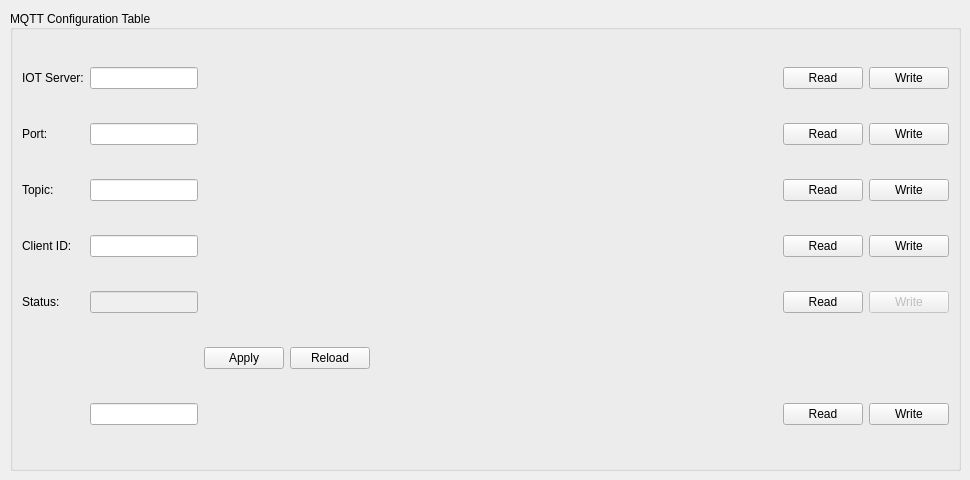
    <widget class="QWidget" name="PID_2">
     <property name="contextMenuPolicy">
      <enum>Qt::CustomContextMenu</enum>
     </property>
     <attribute name="title">
      <string>MQTT</string>
     </attribute>
     <widget class="QGroupBox" name="groupBox_14">
      <property name="geometry">
       <rect>
        <x>10</x>
        <y>10</y>
        <width>951</width>
        <height>461</height>
       </rect>
      </property>
      <property name="sizePolicy">
       <sizepolicy hsizetype="Fixed" vsizetype="Preferred">
        <horstretch>0</horstretch>
        <verstretch>0</verstretch>
       </sizepolicy>
      </property>
      <property name="minimumSize">
       <size>
        <width>200</width>
        <height>0</height>
       </size>
      </property>
      <property name="layoutDirection">
       <enum>Qt::LeftToRight</enum>
      </property>
      <property name="title">
       <string>MQTT Configuration Table</string>
      </property>
      <property name="alignment">
       <set>Qt::AlignLeading|Qt::AlignLeft|Qt::AlignVCenter</set>
      </property>
      <layout class="QGridLayout" name="gridLayout_11">
       <item row="3" column="1">
        <widget class="QLabel" name="label_117">
         <property name="text">
          <string>Client ID:</string>
         </property>
        </widget>
       </item>
       <item row="4" column="2">
        <widget class="QLineEdit" name="mqttStatusLineEdit">
         <property name="enabled">
          <bool>false</bool>
         </property>
         <property name="sizePolicy">
          <sizepolicy hsizetype="Preferred" vsizetype="Fixed">
           <horstretch>0</horstretch>
           <verstretch>0</verstretch>
          </sizepolicy>
         </property>
         <property name="text">
          <string/>
         </property>
        </widget>
       </item>
       <item row="4" column="1">
        <widget class="QLabel" name="label_120">
         <property name="text">
          <string>Status:</string>
         </property>
        </widget>
       </item>
       <item row="1" column="12">
        <widget class="QPushButton" name="portWrite">
         <property name="text">
          <string>Write</string>
         </property>
        </widget>
       </item>
       <item row="2" column="11">
        <widget class="QPushButton" name="topicRead">
         <property name="text">
          <string>Read</string>
         </property>
        </widget>
       </item>
       <item row="1" column="1">
        <widget class="QLabel" name="label_110">
         <property name="text">
          <string>Port:</string>
         </property>
        </widget>
       </item>
       <item row="1" column="11">
        <widget class="QPushButton" name="portRead">
         <property name="text">
          <string>Read</string>
         </property>
        </widget>
       </item>
       <item row="2" column="12">
        <widget class="QPushButton" name="topicWrite">
         <property name="text">
          <string>Write</string>
         </property>
        </widget>
       </item>
       <item row="3" column="2">
        <widget class="QLineEdit" name="idLineEdit">
         <property name="sizePolicy">
          <sizepolicy hsizetype="Preferred" vsizetype="Fixed">
           <horstretch>0</horstretch>
           <verstretch>0</verstretch>
          </sizepolicy>
         </property>
         <property name="text">
          <string/>
         </property>
        </widget>
       </item>
       <item row="0" column="11">
        <widget class="QPushButton" name="srvRead">
         <property name="text">
          <string>Read</string>
         </property>
        </widget>
       </item>
       <item row="2" column="1">
        <widget class="QLabel" name="label_109">
         <property name="text">
          <string>Topic:</string>
         </property>
        </widget>
       </item>
       <item row="0" column="1">
        <widget class="QLabel" name="label_118">
         <property name="text">
          <string>IOT Server:</string>
         </property>
        </widget>
       </item>
       <item row="1" column="2">
        <widget class="QLineEdit" name="portLineEdit">
         <property name="sizePolicy">
          <sizepolicy hsizetype="Preferred" vsizetype="Fixed">
           <horstretch>0</horstretch>
           <verstretch>0</verstretch>
          </sizepolicy>
         </property>
         <property name="text">
          <string/>
         </property>
        </widget>
       </item>
       <item row="2" column="2">
        <widget class="QLineEdit" name="topicLineEdit">
         <property name="sizePolicy">
          <sizepolicy hsizetype="Preferred" vsizetype="Fixed">
           <horstretch>0</horstretch>
           <verstretch>0</verstretch>
          </sizepolicy>
         </property>
         <property name="text">
          <string/>
         </property>
        </widget>
       </item>
       <item row="6" column="12">
        <widget class="QPushButton" name="idWrite_2">
         <property name="text">
          <string>Write</string>
         </property>
        </widget>
       </item>
       <item row="0" column="6">
        <spacer name="horizontalSpacer_3">
         <property name="orientation">
          <enum>Qt::Horizontal</enum>
         </property>
         <property name="sizeType">
          <enum>QSizePolicy::Expanding</enum>
         </property>
         <property name="sizeHint" stdset="0">
          <size>
           <width>200</width>
           <height>20</height>
          </size>
         </property>
        </spacer>
       </item>
       <item row="3" column="12">
        <widget class="QPushButton" name="idWrite">
         <property name="text">
          <string>Write</string>
         </property>
        </widget>
       </item>
       <item row="0" column="12">
        <widget class="QPushButton" name="srvWrite">
         <property name="text">
          <string>Write</string>
         </property>
        </widget>
       </item>
       <item row="3" column="11">
        <widget class="QPushButton" name="idRead">
         <property name="text">
          <string>Read</string>
         </property>
        </widget>
       </item>
       <item row="6" column="2">
        <widget class="QLineEdit" name="intervalLineEdit">
         <property name="sizePolicy">
          <sizepolicy hsizetype="Preferred" vsizetype="Fixed">
           <horstretch>0</horstretch>
           <verstretch>0</verstretch>
          </sizepolicy>
         </property>
         <property name="text">
          <string/>
         </property>
        </widget>
       </item>
       <item row="6" column="11">
        <widget class="QPushButton" name="intervalRead">
         <property name="text">
          <string>Read</string>
         </property>
        </widget>
       </item>
       <item row="5" column="4">
        <widget class="QPushButton" name="mqttReload">
         <property name="sizePolicy">
          <sizepolicy hsizetype="Fixed" vsizetype="Fixed">
           <horstretch>0</horstretch>
           <verstretch>0</verstretch>
          </sizepolicy>
         </property>
         <property name="text">
          <string>Reload</string>
         </property>
        </widget>
       </item>
       <item row="4" column="11">
        <widget class="QPushButton" name="mqttStatusRead">
         <property name="text">
          <string>Read</string>
         </property>
        </widget>
       </item>
       <item row="5" column="3">
        <widget class="QPushButton" name="mqttApply">
         <property name="sizePolicy">
          <sizepolicy hsizetype="Fixed" vsizetype="Fixed">
           <horstretch>0</horstretch>
           <verstretch>0</verstretch>
          </sizepolicy>
         </property>
         <property name="text">
          <string>Apply</string>
         </property>
        </widget>
       </item>
       <item row="4" column="12">
        <widget class="QPushButton" name="pidButtonWrite_8">
         <property name="enabled">
          <bool>false</bool>
         </property>
         <property name="text">
          <string>Write</string>
         </property>
        </widget>
       </item>
       <item row="0" column="2">
        <widget class="QLineEdit" name="srvLineEdit">
         <property name="sizePolicy">
          <sizepolicy hsizetype="Preferred" vsizetype="Fixed">
           <horstretch>0</horstretch>
           <verstretch>0</verstretch>
          </sizepolicy>
         </property>
         <property name="text">
          <string/>
         </property>
        </widget>
       </item>
      </layout>
     </widget>
    </widget>
